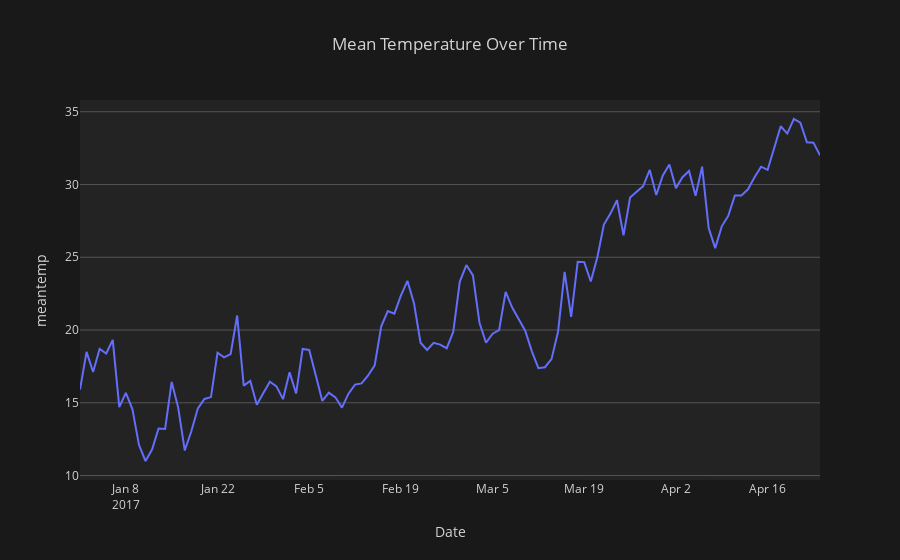
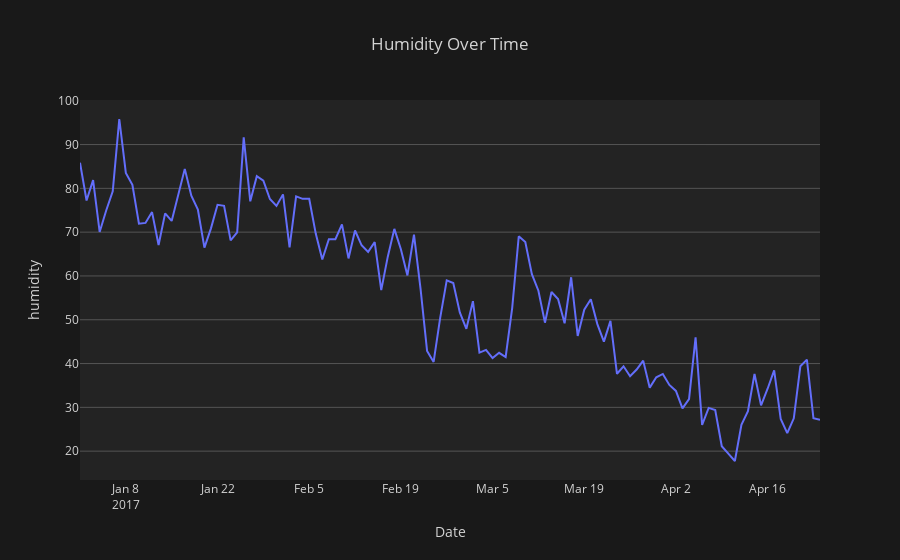
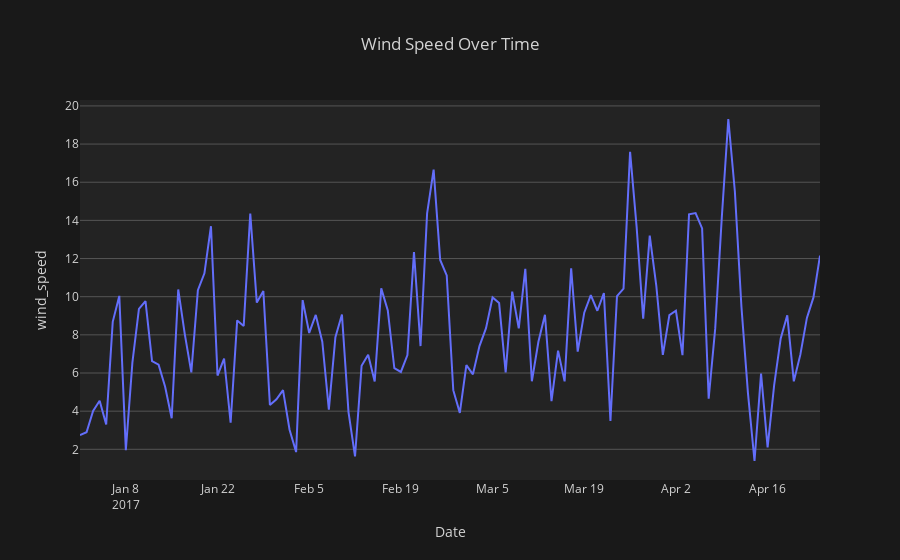
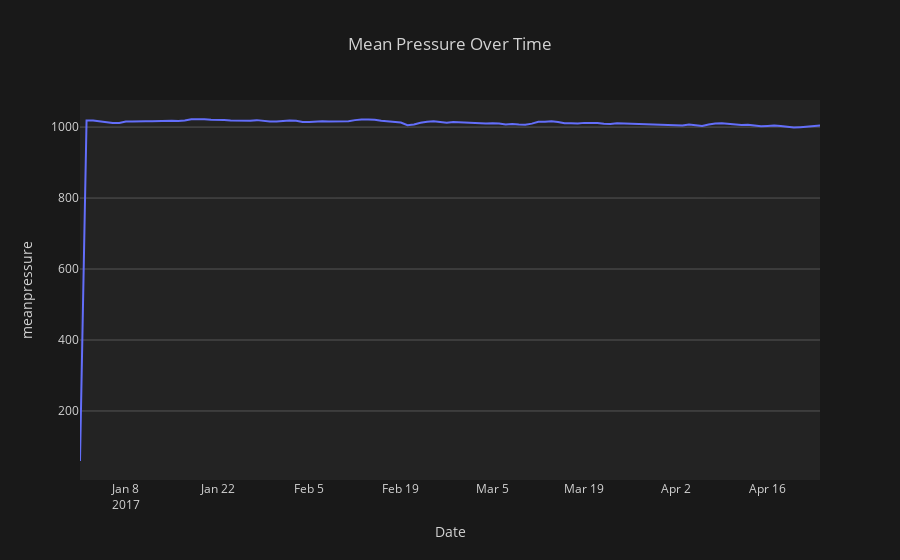

Notebook source saved alongside these figures, in order:
### Markdown cell above
# <div style="color:white;display:inline-block;border-radius:50px;background-color:brown;font-family:Nexa;overflow:hidden"><p style="padding:15px;color:white;overflow:hidden;font-size:100%;letter-spacing:0.5px;margin:0"><b> </b>4.1 Line Plots 📈</p></div>

## Plotting features over time (daily):

### Code cell
fig_meantemp = px.line(df, x=df.index, y='meantemp', title='Mean Temperature Over Time')
fig_meantemp.update_layout(template='xgridoff_dark', title_x=0.5, xaxis_title="Date")
fig_meantemp.show()

fig_humidity = px.line(df, x=df.index, y='humidity', title='Humidity Over Time')
fig_humidity.update_layout(template='xgridoff_dark', title_x=0.5, xaxis_title="Date")
fig_humidity.show()

fig_wind_speed = px.line(df, x=df.index, y='wind_speed', title='Wind Speed Over Time')
fig_wind_speed.update_layout(template='xgridoff_dark', title_x=0.5, xaxis_title="Date")
fig_wind_speed.show()

fig_meanpressure = px.line(df, x=df.index, y='meanpressure', title='Mean Pressure Over Time')
fig_meanpressure.update_layout(template='xgridoff_dark', title_x=0.5, xaxis_title="Date")
fig_meanpressure.show()
